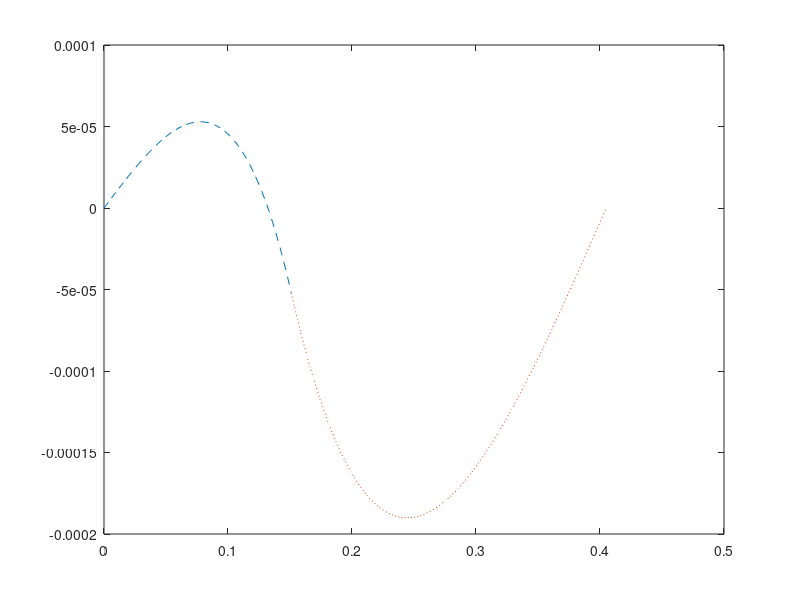

Here is the MATLAB script that generated this plot:
clear all; close all; clc

%%
% >>>> Input
% Applied load [N/m]
P   = 20000; 
% Applied load Y direction in A [N/m]
R_A = 0;
% Applied moment in A [N]
M_A = 0;

% Strap adherent modulus [Pa]
E_1  = 72.45e9;     
% Strap adherent thicness [m]
t_1  = 0.00318;
% Strap adherent poisson [-]
v_1  = 0.33; 
% Strap length [m]
L_1  = 0.405;

% Lap adherent modulus [Pa]
E_2  = 72.45e9; 
% Lap adherent thicness [m]
t_2  = 0.00318;        
% Lap adherent poisson [-]
v_2  = 0.33;         
% Lap length [m]
L_2  = 0.254;

% Adhesive modulus [Pa]
E_a  = 1.932e9; 
% Adhesive  thicness [m]
t_a  = 0.00013;        
% Adhesive poisson [-]
v_a  = 0.4;  

% Initial crack length [m]
la0  = 0;

% Stress conditions
PlaneStrain = 0;    % 1 = yes, 0 = no
BCs         = 1;    % 1 = r-r, 2 = r-c, 3 = c-c.
                    % Note: left is free adherent, right is overlap

% >>>> Correct modulus to plane strain if needed
if PlaneStrain == 1
   E_1 = E_1 / (1-v_1^2);
   E_2 = E_2 / (1-v_2^2);
end  

% >>>> Part 1: Forces and vertical displacement functions

l_a  = (L_1 - L_2) + la0;
l_b  = L_2 - la0;
L   = L_1;

%% 
% Author  : Lai et al. (1994)
% Method  : Goland and Reissner
% Remarks : Stresses added as they are not in the paper

D_1 = E_1 * 1/12 * t_1^3;
D_0 = 2 * (D_1 + t_1 * (t_1/2)^2); % >>>> FOR NOW


%% Modeling of Adhesively bonded Joints

c = l_b;
l = l_a;

alpha = (t_2 + t_a)/(2*(l+c));

beta_k = sqrt(P/D_1);
beta_0 = sqrt(P/D_0);

A1 = -1 * (beta_0*(t_2 + t_a) * cosh(beta_0*c)) / (2*(beta_0*sinh(beta_k*l)*cosh(beta_0*c) + beta_k*cosh(beta_k*l)*sinh(beta_0*c)));
B1 = -1 * (beta_k*(t_2 + t_a) * cosh(beta_k*l)) / (2*(beta_0*sinh(beta_k*l)*cosh(beta_0*c) + beta_k*cosh(beta_k*l)*sinh(beta_0*c)));
A0 = 0;
B0 = 0;

x1 = 0:l_a/100:l_a;
x0 = -l_b:l_b/100:0;

w1 = A1 * sinh(beta_k * x1) + alpha * x1;
w0 = B1 * sinh(beta_0 * x0) + alpha * x0;

plot(x1,w1,'--',x0+l_a+l_b,w0,':')